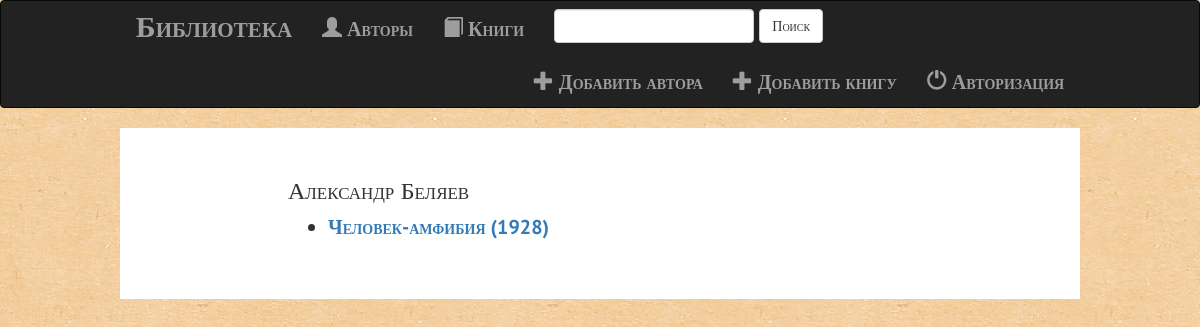
/1/, run on the app's committed database.
### books/models.py (models this page shows, shortened)
class Author(models.Model):
    writer = models.CharField(u'Автор', max_length=200)
    verbose_name = (u'Автор')

class Book(models.Model):
	author = models.ForeignKey(Author, on_delete=models.CASCADE, verbose_name=u'Автор')
	title = models.CharField('Наименование', max_length=250)
	genre = models.CharField('Жанр', max_length=50)
	description = models.TextField('Описание')
	year = models.IntegerField('Год издания')
	cover = models.ImageField('Обложка', upload_to='static/static_dirs/images/', blank=True)

### books/views.py (the view)
# urls.py: path('<int:author_id>/', views.detail, name='detail'),
def detail(request, author_id):
	author = get_object_or_404(Author, id=author_id)
	books = Book.objects.filter(author_id=author_id)
	books.author = author
	return render(request, 'books/detail.html', {'books': books, 'author': author})

### books/templates/books/detail.html (shortened to what this page needs)
{% extends 'books/base.html' %}
{% block body %}
<div class="layout-form">
	<div class="form">
		<h3>{{ author.writer }}</h3>
		{% if books %}
			<ul>
				{% for book in books %}
					<li>
						<a href="{% url 'books:description' book.author.id book.id %}">{{ book.title }} ({{ book.year }})</a>
					</li>
				{% endfor %}
			</ul>
		{% else %}
			<p>Тут нет книг.</p>
		{% endif %}
		<br>
	</div>
</div>
{% endblock %}

### books/static/books/css/style.css (style rules this page uses)
body { background: white url('../images/background.jpg'); }
.form { width: 65%; margin: auto; padding-top: 10px; padding-bottom: 20px; }
.layout-form { width: 80%; margin: auto; padding-top: 20px; background-color: #fff; }

### books/templates/books/base.html (style rules this page uses)
body { font-family: "PT Sans"; font-size: 20px; font-style: normal; font-variant: small-caps; font-weight: 700; line-height: 27.5px; }

### data on the page
Author: writer "Александр Беляев"
Book: title "Человек-амфибия", year "1928"
